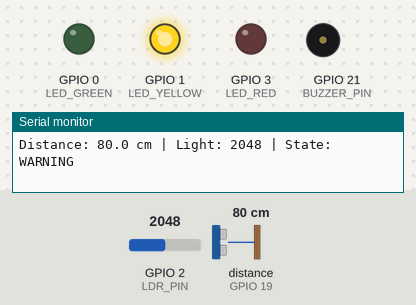
Bench run of a sketch on a simulated ESP32-C6. Parts: output pins drawn as LEDs (lit = HIGH), buzzer (waves = sounding, pin HIGH), the last lines printed to the serial monitor. Wiring (inferred from the names in the program): ultrasonic range finder: trigger GPIO 18; echo GPIO 19. Inputs (shaded band) come from the test bench; at power-on: distance to the obstacle (sensor on GPIO 19) 80 cm, GPIO 2 (LDR_PIN) = 2048 (analog values on the 0–4095 scale). The echo pulse lasts 58.3 µs per cm; pins used as bus, display or sensor lines are not drawn.

Above: at 2.2 s.
2.3 s: distance to the obstacle (sensor on GPIO 19) set to 16 cm
At 3.08 s:
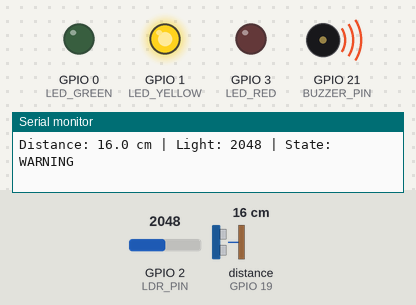
5.3 s: distance to the obstacle (sensor on GPIO 19) set to 13 cm
At 5.68 s:
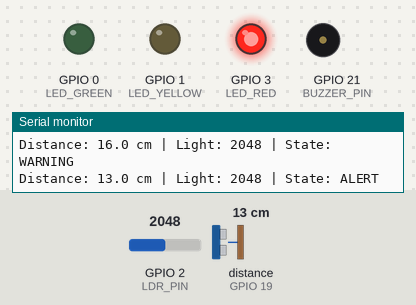
At 6.08 s:
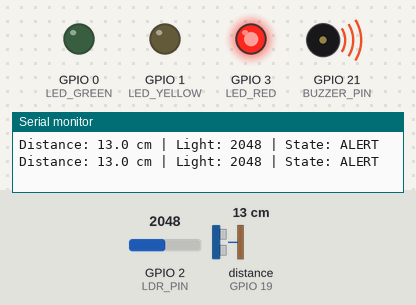
Timing chart, 0 to 14.3 s (numbered marks = the images above; inputs shaded):
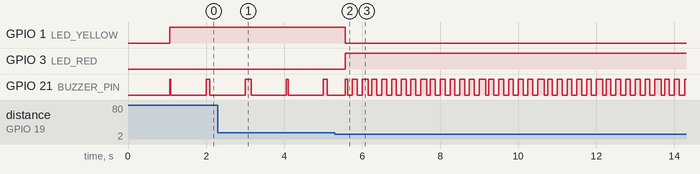

Measured:
- the behaviour switches between 15 and 14 cm on distance to the obstacle (sensor on GPIO 19) (found by bisection; images 1 and 2)
- after the input at 5.3 s, GPIO 1 (LED_YELLOW): HIGH → LOW after 0.26 s; GPIO 3 (LED_RED): LOW → HIGH after 0.26 s
- by itself, GPIO 21 (BUZZER_PIN): repeats every 1.5 s: LOW 0.12 s, HIGH 0.13 s, LOW 0.12 s, HIGH 0.16 s, LOW 0.09 s, HIGH 0.12 s, LOW 0.12 s, HIGH 0.13 s, LOW 0.14 s, HIGH 0.11 s, LOW 0.12 s, HIGH 0.12 s

The sketch:

artguard_a2.ino
```cpp
// ArtGuard – A2: Control logic and alerts (ESP32-C6-DevKitC-1)
// Board: "ESP32C6 Dev Module" (esp32 by Espressif >= 3.0) – USB cable on the "UART" port
//
// Wiring (A1, unchanged):
//   HC-SR04: VCC -> 3V3 | GND -> GND | Trig -> GPIO18 | Echo -> 1 kOhm -> GPIO19
//   LDR:     3V3 -> LDR -> GPIO2 -> 10 kOhm -> GND
// Wiring (A2, step 2 – optional for now, the code works without them):
//   Green LED  -> GPIO0  (through a 220–1k resistor to GND)
//   Yellow LED -> GPIO1  (through a 220–1k resistor to GND)
//   Red LED    -> GPIO3  (through a 220–1k resistor to GND)
//   Buzzer (+) -> GPIO21 | Buzzer (-) -> GND
// The on-board RGB LED (GPIO8) also shows the state: green / yellow / red.

// ---------- Pins ----------
const int TRIG_PIN   = 18;
const int ECHO_PIN   = 19;
const int LDR_PIN    = 2;
const int LED_GREEN  = 0;
const int LED_YELLOW = 1;
const int LED_RED    = 3;
const int BUZZER_PIN = 21;

// ---------- Thresholds (based on the A1 test log) ----------
const float DIST_WARNING = 30.0;   // cm  -> closer than this = WARNING
const float DIST_ALERT   = 15.0;   // cm  -> closer than this = ALERT
const int   LIGHT_WARNING = 2000;  // ADC -> above this = WARNING
const int   LIGHT_ALERT   = 2700;  // ADC -> above this = ALERT

enum State { SAFE = 0, WARNING = 1, ALERT = 2 };
const char* STATE_NAMES[] = { "SAFE", "WARNING", "ALERT" };

// ---------- Sensors ----------
float readDistanceOnce() {
  digitalWrite(TRIG_PIN, LOW);  delayMicroseconds(2);
  digitalWrite(TRIG_PIN, HIGH); delayMicroseconds(10);
  digitalWrite(TRIG_PIN, LOW);
  unsigned long d = pulseIn(ECHO_PIN, HIGH, 30000);
  if (d == 0) return -1;
  return d * 0.0343 / 2.0;
}

// Median of 3 valid readings: removes occasional spikes (e.g. 194.9 cm in A1)
float readDistance() {
  float v[3]; int n = 0;
  for (int i = 0; i < 5 && n < 3; i++) {
    float d = readDistanceOnce();
    if (d > 0) v[n++] = d;
    delay(15);
  }
  if (n == 0) return -1;            // no echo: nothing in range
  if (n < 3) return v[0];
  // sort 3 values
  if (v[0] > v[1]) { float t = v[0]; v[0] = v[1]; v[1] = t; }
  if (v[1] > v[2]) { float t = v[1]; v[1] = v[2]; v[2] = t; }
  if (v[0] > v[1]) { float t = v[0]; v[0] = v[1]; v[1] = t; }
  return v[1];
}

int readLight() {
  long sum = 0;
  for (int i = 0; i < 5; i++) { sum += analogRead(LDR_PIN); delay(2); }
  return sum / 5;
}

// ---------- Logic ----------
State distanceState(float d) {
  if (d < 0) return SAFE;            // no object detected
  if (d < DIST_ALERT) return ALERT;
  if (d < DIST_WARNING) return WARNING;
  return SAFE;
}

State lightState(int l) {
  if (l > LIGHT_ALERT) return ALERT;
  if (l > LIGHT_WARNING) return WARNING;
  return SAFE;
}

// ---------- Outputs ----------
void showState(State s) {
  digitalWrite(LED_GREEN,  s == SAFE);
  digitalWrite(LED_YELLOW, s == WARNING);
  digitalWrite(LED_RED,    s == ALERT);
#ifdef RGB_BUILTIN
  if (s == SAFE)         rgbLedWrite(RGB_BUILTIN, 0, 40, 0);
  else if (s == WARNING) rgbLedWrite(RGB_BUILTIN, 40, 25, 0);
  else                   rgbLedWrite(RGB_BUILTIN, 60, 0, 0);
#endif
}

// Non-blocking buzzer: WARNING = short beep every second, ALERT = fast beeping
void updateBuzzer(State s) {
  unsigned long t = millis();
  bool on = false;
  if (s == WARNING) on = (t % 1000) < 100;
  else if (s == ALERT) on = (t % 250) < 125;
  digitalWrite(BUZZER_PIN, on);
}

// ---------- Main ----------
State state = SAFE;
unsigned long lastRead = 0;

void setup() {
  Serial.begin(115200);
  pinMode(TRIG_PIN, OUTPUT);
  pinMode(ECHO_PIN, INPUT);
  pinMode(LED_GREEN, OUTPUT);
  pinMode(LED_YELLOW, OUTPUT);
  pinMode(LED_RED, OUTPUT);
  pinMode(BUZZER_PIN, OUTPUT);
  analogReadResolution(12);
  analogSetAttenuation(ADC_11db);
  delay(1000);
  Serial.println("ArtGuard - A2 (state logic)");
}

void loop() {
  if (millis() - lastRead >= 300) {
    lastRead = millis();
    float d = readDistance();
    int l = readLight();
    State sd = distanceState(d);
    State sl = lightState(l);
    state = (sd > sl) ? sd : sl;     // the most critical one wins
    showState(state);

    Serial.print("Distance: ");
    if (d < 0) Serial.print("---"); else Serial.print(d, 1);
    Serial.print(" cm | Light: ");
    Serial.print(l);
    Serial.print(" | State: ");
    Serial.println(STATE_NAMES[state]);
  }
  updateBuzzer(state);
}
```
